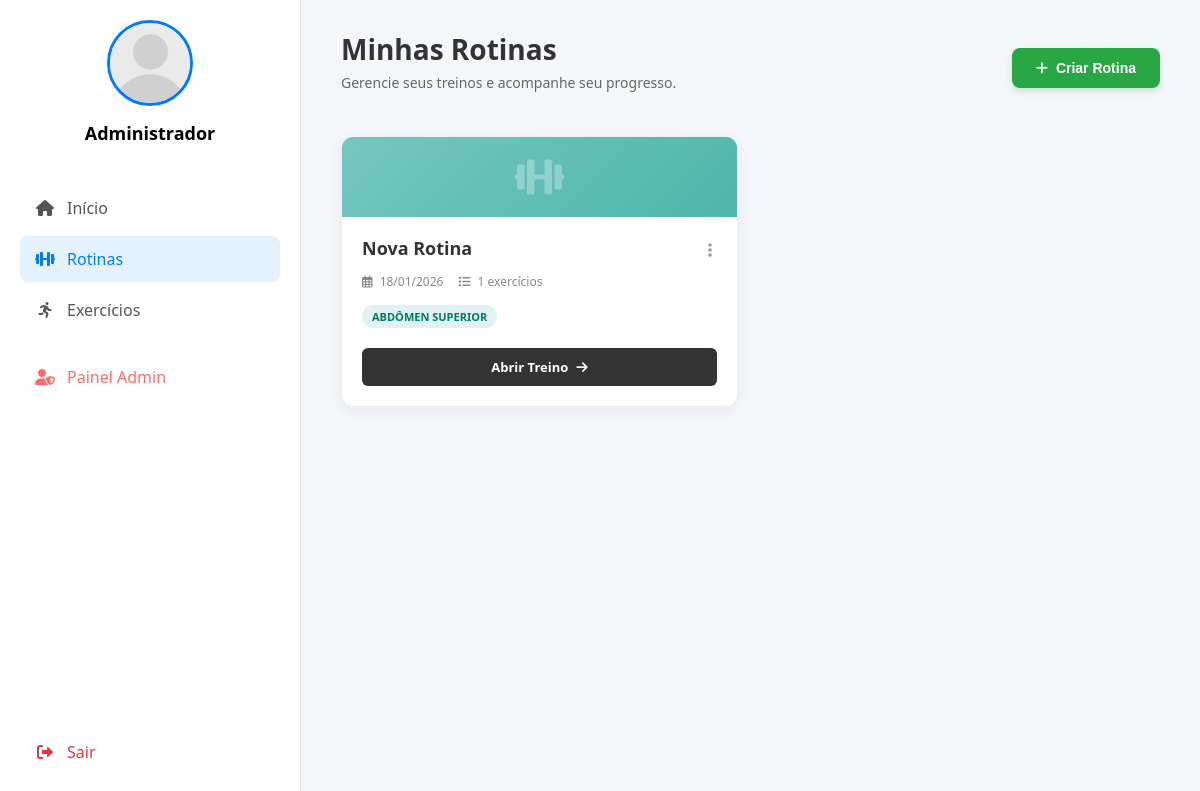
The app's page /view/rotinas.php (signed in) with its own data.
### tables this page shows
CREATE TABLE `treinos` (
  `id` int(11) NOT NULL,
  `usuario_id` int(11) NOT NULL,
  `nome_treino` varchar(100) DEFAULT NULL,
  `data_treino` date NOT NULL,
  `comentario` text DEFAULT NULL
);

### controller/clsConexao.php (called while the page is built, shortened)
<?php
class clsConexao
{
    private $host;
    private $usuario;
    private $senha;
    private $banco;
    private $conexao;
    function __construct()
    {
        $this->host    = 'srv1596.hstgr.io';
        $this->usuario = 'u459760425_sudolift';
        $this->senha   = 'Sudolift123';
        $this->banco   = 'u459760425_sudolift';
    }
    private function conecta()
    {
        $this->conexao = mysqli_connect($this->host, $this->usuario, $this->senha, $this->banco);
        mysqli_set_charset($this->conexao, "utf8");
    }
    public function executaSQL($sql)
    {
        $resposta = mysqli_query($this->conexao, $sql);
        return $resposta;
    }
}
?>

### model/clsTreino.php (called while the page is built, shortened)
<?php
require_once '../controller/clsConexao.php';
class clsTreino
{
    private $conexao;
    public function __construct()
    {
        $this->conexao = new clsConexao();
    }
    public function listarMeusTreinos($id_do_usuario)
    {
        $id_do_usuario = (int)$id_do_usuario;
        $sql = "SELECT * FROM treinos WHERE usuario_id = $id_do_usuario ORDER BY data_treino DESC";
        return $this->conexao->executaSQL($sql);
    }
}
?>

### model/clsItemTreino.php (called while the page is built, shortened)
<?php
require_once '../controller/clsConexao.php';
class clsItemTreino
{
    private $conexao;
    public function __construct()
    {
        $this->conexao = new clsConexao();
    }
    public function listarDoTreino($id_treino)
    {
        $id_treino = (int)$id_treino;
        $sql = "SELECT it.*, ex.nome as nome_exercicio, ex.grupo_muscular, ex.imagem
                FROM itens_treino it
                INNER JOIN exercicios ex ON it.exercicio_id = ex.id
                WHERE it.treino_id = $id_treino";
        return $this->conexao->executaSQL($sql);
    }
}
?>

### view/rotinas.php (the view, shortened to what this page needs)
<?php
require_once '../model/clsTreino.php';
require_once '../model/clsItemTreino.php';
$id_usuario = $_SESSION['id_usuario'];
$foto = isset($_SESSION['foto_usuario']) ? $_SESSION['foto_usuario'] : 'padrao.png';
$objTreino = new clsTreino();
$listaRotinas = $objTreino->listarMeusTreinos($id_usuario);
?>
<!DOCTYPE html>
<html lang="pt-br">
<head>
    <link href="https://cdnjs.cloudflare.com/ajax/libs/font-awesome/6.0.0/css/all.min.css" rel="stylesheet">
    <link rel="stylesheet" href="../assets/css/style.css">
    <link rel="stylesheet" href="../assets/css/rotinas.css">
</head>
<body>
    <div class="sidebar">
        <div class="perfil-area">
            <a href="perfil.php" style="text-decoration:none; color:inherit; display:block;">
                <?php
                $caminhoFoto = "../assets/images/users/" . $foto;
                ?>
                <img src="<?php echo $caminhoFoto; ?>" class="perfil-foto">
                <h3 class="perfil-nome"><?php echo $_SESSION['nome_usuario']; ?></h3>
            </a>
        </div>
        <nav>
            <a href="dashboard.php" class="menu-item">
                <i class="fas fa-home"></i> Início
            </a>
            <?php if ($_SESSION['perfil_usuario'] != 'escrivao'): ?>
                <a href="rotinas.php" class="menu-item ativo"><i class="fas fa-dumbbell"></i> Rotinas</a>
                <a href="exercicios.php" class="menu-item"><i class="fas fa-running"></i> Exercícios</a>
            <?php else: ?>
                <a href="citacoes.php" class="menu-item"><i class="fas fa-quote-right"></i> Editar Citações</a>
            <?php endif; ?>
            <?php if(isset($_SESSION['perfil_usuario']) && $_SESSION['perfil_usuario'] == 'admin'): ?>
                <div style="border-top: 1px solid rgba(255,255,255,0.1); margin: 10px 0;"></div>
                <a href="admin.php" class="menu-item" style="color: #ff6b6b;">
                    <i class="fas fa-user-shield"></i> Painel Admin
                </a>
            <?php endif; ?>
        </nav>
        <a href="../controller/logout.php" class="menu-item sair-btn"><i class="fas fa-sign-out-alt"></i> Sair</a>
    </div>
    <div class="main-content">
        <div class="header-rotinas">
            <div>
                <h1>Minhas Rotinas</h1>
                <p style="color:#666; font-size:14px; margin-top:5px;">Gerencie seus treinos e acompanhe seu progresso.</p>
            </div>
            <form action="../controller/ctrl_Treino.php" method="POST" style="margin:0;">
                <button type="submit" class="btn-nova">
                    <i class="fas fa-plus"></i> Criar Rotina
                </button>
            </form>
        </div>
        <div class="grid-rotinas">
            <?php
            if (mysqli_num_rows($listaRotinas) > 0) {
                while ($rotina = mysqli_fetch_assoc($listaRotinas)) {
                    $objItem = new clsItemTreino();
                    $itens = $objItem->listarDoTreino($rotina['id']);
                    $count = 0;
                    $musculosEncontrados = [];
                    while ($ex = mysqli_fetch_assoc($itens)) {
                        $count++;
                        if (!empty($ex['grupo_muscular'])) {
                            $musculosEncontrados[] = $ex['grupo_muscular'];
                        }
                    }
                    $musculosUnicos = array_unique($musculosEncontrados);
                    $tagsMusculos = array_slice($musculosUnicos, 0, 3);
                    $iconeTreino = "fa-dumbbell";
            ?>
                    <div class="card-rotina">
                        <div class="card-header-visual">
                            <i class="fas <?php echo $iconeTreino; ?>"></i>
                        </div>
                        <div class="card-body">
                            <div class="rotina-top">
                                <div class="rotina-titulo"><?php echo $rotina['nome_treino']; ?></div>
                                <div class="menu-container">
                                    <i class="fas fa-ellipsis-v menu-dots" onclick="toggleMenu('menu_<?php echo $rotina['id']; ?>')"></i>
                                </div>
                            </div>
                            <div class="rotina-info">
                                <span><i class="far fa-calendar-alt"></i> <?php echo date('d/m/Y', strtotime($rotina['data_treino'])); ?></span>
                                <span><i class="fas fa-list-ul"></i> <?php echo $count; ?> exercícios</span>
                            </div>
                            <div class="tags-area">
                                <?php if (count($tagsMusculos) > 0): ?>
                                    <?php foreach ($tagsMusculos as $musculo): ?>
                                        <span class="mini-tag"><?php echo $musculo; ?></span>
                                    <?php endforeach; ?>
                                <?php else: ?>
                                    <span class="mini-tag" style="background:#f0f0f0; color:#999;">Geral</span>
                                <?php endif; ?>
                            </div>
                            <a href="treino_detalhes.php?id_treino=<?php echo $rotina['id']; ?>" class="btn-abrir">
                                Abrir Treino <i class="fas fa-arrow-right"></i>
                            </a>
                        </div>
                    </div>
                <?php
                }
            }
            ?>
        </div>
    </div>
</body>
</html>

### assets/css/style.css (style rules this page uses)
body { margin: 0; font-family: 'Segoe UI', sans-serif; background-color: #f4f7f6; display: flex; height: 100vh; overflow: hidden; }
.sidebar { width: 260px; background: white; border-right: 1px solid #e0e0e0; display: flex; flex-direction: column; padding: 20px; flex-shrink: 0; }
.perfil-area { text-align: center; margin-bottom: 40px; }
.perfil-foto { width: 80px; height: 80px; border-radius: 50%; object-fit: cover; border: 3px solid #007bff; margin-bottom: 10px; }
.perfil-nome { font-weight: bold; font-size: 18px; margin: 0; }
.menu-item { display: flex; align-items: center; padding: 12px 15px; color: #555; text-decoration: none; border-radius: 8px; margin-bottom: 5px; transition: 0.2s; font-weight: 500; }
.menu-item:hover, .menu-item.ativo { background-color: #e3f2fd; color: #007bff; }
.menu-item i { margin-right: 12px; width: 20px; text-align: center; }
.sair-btn { margin-top: auto; color: #dc3545; }

### assets/css/rotinas.css (style rules this page uses)
.main-content { width: calc(100% - 250px); padding: 30px 40px; background-color: #f4f6f9; min-height: 100vh; box-sizing: border-box; }
.header-rotinas { display: flex; justify-content: space-between; align-items: center; margin-bottom: 30px; width: 100%; }
.header-rotinas h1 { font-size: 28px; color: #333; margin: 0; }
.btn-nova { background-color: #28a745; color: white; border: none; padding: 12px 24px; border-radius: 8px; font-size: 14px; font-weight: 600; cursor: pointer; display: flex; align-items: center; gap: 8px; transition: all 0.2s; box-shadow: 0 4px 6px rgba(40, 167, 69, 0.2); }
.grid-rotinas { display: grid; grid-template-columns: repeat(auto-fill, minmax(300px, 1fr)); gap: 25px; }
.card-rotina { background: white; border-radius: 12px; overflow: hidden; box-shadow: 0 4px 15px rgba(0,0,0,0.05); transition: transform 0.2s ease, box-shadow 0.2s ease; display: flex; flex-direction: column; position: relative; border: 1px solid #eee; }
.card-header-visual { height: 80px; background: linear-gradient(135deg, #76c7c0 0%, #4db6ac 100%); display: flex; align-items: center; justify-content: center; color: rgba(255,255,255,0.3); font-size: 40px; }
.card-body { padding: 20px; flex: 1; display: flex; flex-direction: column; }
.rotina-top { display: flex; justify-content: space-between; align-items: flex-start; margin-bottom: 10px; }
.rotina-titulo { font-size: 18px; font-weight: 700; color: #333; line-height: 1.3; }
.menu-container { position: relative; }
.menu-dots { color: #999; cursor: pointer; padding: 5px; transition: color 0.2s; }
.rotina-info { display: flex; gap: 15px; font-size: 12px; color: #888; margin-bottom: 15px; }
.rotina-info i { margin-right: 4px; }
.tags-area { display: flex; flex-wrap: wrap; gap: 6px; margin-bottom: 20px; flex: 1; }
.mini-tag { background: #e0f2f1; color: #00796b; font-size: 11px; padding: 4px 10px; border-radius: 12px; font-weight: 600; text-transform: uppercase; }
.btn-abrir { background-color: #333; color: #fff; text-align: center; padding: 10px; border-radius: 6px; text-decoration: none; font-size: 13px; font-weight: 600; transition: background 0.2s; display: flex; justify-content: center; align-items: center; gap: 8px; }

### records on screen
treinos: nome_treino "Nova Rotina", data_treino "18/01/2026", count "1", musculo "ABDÔMEN SUPERIOR"

### other values on screen
$_SESSION['nome_usuario'] "Administrador"
